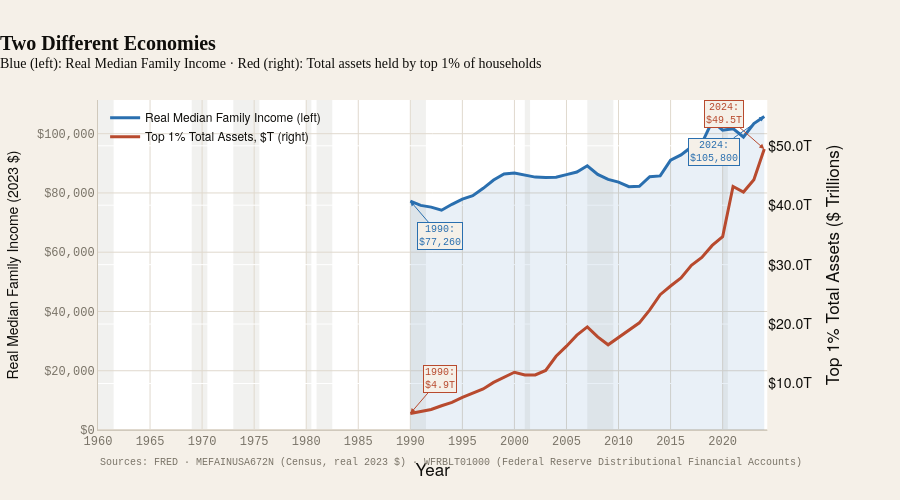

Source (notebook cell):
### Markdown cell above
---
## Visualization 4 — "Two Different Economies"
**Static dual-axis chart**

The most visceral single chart in Act II.
**Left axis**: Real median family income — the typical American household (2023 $).
**Right axis**: Total assets held by the top 1% — in *trillions* of dollars.

Both lines start in 1990 (the first year of Federal Reserve wealth data).
They tell completely different stories about the same economy.

> **The gut punch**: Between 1990 and 2024, real median family income rose from
> ~$63,000 to ~$105,000 — a meaningful gain. But top 1% total assets rose from
> $4.9 trillion to nearly $50 trillion. The scale of that accumulation is not just
> quantitatively different — it represents a fundamentally separate economic reality.

### Code cell
fig4 = make_subplots(specs=[[{'secondary_y': True}]])

# Align years where both series exist
both_years = sorted(set(top1_trillions.dropna().index) & set(income.index))

t1_vals  = [float(top1_trillions.loc[yr]) for yr in both_years]
inc_vals = [float(income.loc[yr]) for yr in both_years]

# ── Median income fill ────────────────────────────────────────
fig4.add_trace(go.Scatter(
    x=both_years, y=inc_vals,
    fill='tozeroy',
    fillcolor=C.blue_fill,
    line=dict(width=0),
    showlegend=False, hoverinfo='skip',
), secondary_y=False)

# ── Median income line ────────────────────────────────────────
fig4.add_trace(go.Scatter(
    x=both_years, y=inc_vals,
    name='Real Median Family Income (left)',
    mode='lines',
    line=dict(color=C.blue, width=3),
    hovertemplate='<b>Median Income</b> · %{x}<br>$%{y:,.0f}<extra></extra>',
), secondary_y=False)

# ── Top 1% assets line ────────────────────────────────────────
fig4.add_trace(go.Scatter(
    x=both_years, y=t1_vals,
    name='Top 1% Total Assets, $T (right)',
    mode='lines',
    line=dict(color=C.red, width=3),
    hovertemplate='<b>Top 1% Assets</b> · %{x}<br>$%{y:.1f}T<extra></extra>',
), secondary_y=True)

# ── Recession bands ───────────────────────────────────────────
add_recession_bands(fig4)

# ── Callout annotations ───────────────────────────────────────
yr_start = both_years[0]
yr_end   = both_years[-1]

fig4.add_annotation(
    x=yr_start,
    y=float(top1_trillions.loc[yr_start]),
    yref='y2',
    text=f'1990:<br>${float(top1_trillions.loc[yr_start]):.1f}T',
    showarrow=True, arrowhead=2, arrowcolor=C.red,
    font=dict(size=10, color=C.red, family=THEME['font_mono']),
    bgcolor=THEME['background'], bordercolor=C.red, borderwidth=1,
    ax=30, ay=-35,
)
fig4.add_annotation(
    x=yr_end,
    y=float(top1_trillions.loc[yr_end]),
    yref='y2',
    text=f'{yr_end}:<br>${float(top1_trillions.loc[yr_end]):.1f}T',
    showarrow=True, arrowhead=2, arrowcolor=C.red,
    font=dict(size=10, color=C.red, family=THEME['font_mono']),
    bgcolor=THEME['background'], bordercolor=C.red, borderwidth=1,
    ax=-40, ay=-35,
)
fig4.add_annotation(
    x=yr_start,
    y=float(income.loc[yr_start]),
    yref='y',
    text=f'1990:<br>${float(income.loc[yr_start]):,.0f}',
    showarrow=True, arrowhead=2, arrowcolor=C.blue,
    font=dict(size=10, color=C.blue, family=THEME['font_mono']),
    bgcolor=THEME['background'], bordercolor=C.blue, borderwidth=1,
    ax=30, ay=35,
)
fig4.add_annotation(
    x=yr_end,
    y=float(income.loc[yr_end]),
    yref='y',
    text=f'{yr_end}:<br>${float(income.loc[yr_end]):,.0f}',
    showarrow=True, arrowhead=2, arrowcolor=C.blue,
    font=dict(size=10, color=C.blue, family=THEME['font_mono']),
    bgcolor=THEME['background'], bordercolor=C.blue, borderwidth=1,
    ax=-50, ay=35,
)

apply_theme(fig4)

fig4.update_layout(
    title=dict(
        text='<b>Two Different Economies</b><br>'
             '<sup>Blue (left): Real Median Family Income · '
             'Red (right): Total assets held by top 1% of households</sup>',
        font=dict(size=THEME['font_size']['lg'], family=THEME['font']),
    ),
    xaxis=dict(title='Year', tickmode='linear', dtick=5),
    legend=dict(
        x=0.01, y=0.99, xanchor='left', yanchor='top',
    ),
    height=500,
    margin=dict(t=100, b=70, l=90, r=90),
)
fig4.update_yaxes(
    title_text='Real Median Family Income (2023 $)',
    tickformat='$,.0f',
    secondary_y=False,
)
fig4.update_yaxes(
    title_text='Top 1% Total Assets ($ Trillions)',
    tickformat='$.1f',
    ticksuffix='T',
    secondary_y=True,
)

watermark(fig4, 'Sources: FRED · MEFAINUSA672N (Census, real 2023 $) · '
                'WFRBLT01000 (Federal Reserve Distributional Financial Accounts)')
fig4.show()

inc_growth = ((income.loc[yr_end] / income.loc[yr_start]) - 1) * 100
t1_growth  = ((top1_trillions.loc[yr_end] / top1_trillions.loc[yr_start]) - 1) * 100
print(f"\n── 1990 → {yr_end} comparison ─────────────────────────────────────")
print(f"  Median family income  : +{inc_growth:.1f}%  (${income.loc[yr_start]:,.0f} → ${income.loc[yr_end]:,.0f})")
print(f"  Top 1% total assets   : +{t1_growth:.1f}%  (${top1_trillions.loc[yr_start]:.1f}T → ${top1_trillions.loc[yr_end]:.1f}T)")
print(f"  Assets grew {t1_growth/inc_growth:.1f}× faster than median income")

### Figure 1 — Plotly figure (JSON) as saved in the notebook; plotly's stock layout.template omitted (floating-point values rounded to 4 significant figures)
{"data": [{"fill": "tozeroy", "fillcolor": "rgba(42, 111, 175, 0.10)", "hoverinfo": "skip", "line": {"width": 0}, "showlegend": false, "type": "scatter", "x": [1990, 1991, 1992, 1993, 1994, 1995, 1996, 1997, 1998, 1999, 2000, 2001, 2002, 2003, 2004, 2005, 2006, 2007, 2008, 2009, 2010, 2011, 2012, 2013, 2014, 2015, 2016, 2017, 2018, 2019, 2020, 2021, 2022, 2023, 2024], "xaxis": "x", "y": [77260, 75790, 75220, 74170, 76170, 77920, 79070, 81560, 84380, 86370, 86740, 85960, 85350, 85230, 85320, 86190, 87060, 89170, 86250, 84580, 83640, 82110, 82230, 85470, 85760, 91060, 92830, 95520, 96730, 104200, 101200, 101700, 98870, 103400, 105800], "yaxis": "y"}, {"hovertemplate": "<b>Median Income</b> · %{x}<br>$%{y:,.0f}<extra></extra>", "line": {"color": "#2A6FAF", "width": 3}, "mode": "lines", "name": "Real Median Family Income (left)", "type": "scatter", "x": [1990, 1991, 1992, 1993, 1994, 1995, 1996, 1997, 1998, 1999, 2000, 2001, 2002, 2003, 2004, 2005, 2006, 2007, 2008, 2009, 2010, 2011, 2012, 2013, 2014, 2015, 2016, 2017, 2018, 2019, 2020, 2021, 2022, 2023, 2024], "xaxis": "x", "y": [77260, 75790, 75220, 74170, 76170, 77920, 79070, 81560, 84380, 86370, 86740, 85960, 85350, 85230, 85320, 86190, 87060, 89170, 86250, 84580, 83640, 82110, 82230, 85470, 85760, 91060, 92830, 95520, 96730, 104200, 101200, 101700, 98870, 103400, 105800], "yaxis": "y"}, {"hovertemplate": "<b>Top 1% Assets</b> · %{x}<br>$%{y:.1f}T<extra></extra>", "line": {"color": "#B84A2E", "width": 3}, "mode": "lines", "name": "Top 1% Total Assets, $T (right)", "type": "scatter", "x": [1990, 1991, 1992, 1993, 1994, 1995, 1996, 1997, 1998, 1999, 2000, 2001, 2002, 2003, 2004, 2005, 2006, 2007, 2008, 2009, 2010, 2011, 2012, 2013, 2014, 2015, 2016, 2017, 2018, 2019, 2020, 2021, 2022, 2023, 2024], "xaxis": "x", "y": [4.948, 5.344, 5.618, 6.253, 6.824, 7.674, 8.328, 9.078, 10.19, 11.07, 11.89, 11.43, 11.45, 12.19, 14.58, 16.28, 18.14, 19.52, 17.85, 16.51, 17.79, 18.95, 20.2, 22.38, 24.95, 26.4, 27.75, 29.89, 31.2, 33.23, 34.7, 43.15, 42.23, 44.29, 49.46], "yaxis": "y2"}], "layout": {"annotations": [{"arrowcolor": "#B84A2E", "arrowhead": 2, "ax": 30, "ay": -35, "bgcolor": "#F5F0E8", "bordercolor": "#B84A2E", "borderwidth": 1, "font": {"color": "#B84A2E", "family": "DM Mono, JetBrains Mono, Courier New, monospace", "size": 10}, "showarrow": true, "text": "1990:<br>$4.9T", "x": 1990, "y": 4.948, "yref": "y2"}, {"arrowcolor": "#B84A2E", "arrowhead": 2, "ax": -40, "ay": -35, "bgcolor": "#F5F0E8", "bordercolor": "#B84A2E", "borderwidth": 1, "font": {"color": "#B84A2E", "family": "DM Mono, JetBrains Mono, Courier New, monospace", "size": 10}, "showarrow": true, "text": "2024:<br>$49.5T", "x": 2024, "y": 49.46, "yref": "y2"}, {"arrowcolor": "#2A6FAF", "arrowhead": 2, "ax": 30, "ay": 35, "bgcolor": "#F5F0E8", "bordercolor": "#2A6FAF", "borderwidth": 1, "font": {"color": "#2A6FAF", "family": "DM Mono, JetBrains Mono, Courier New, monospace", "size": 10}, "showarrow": true, "text": "1990:<br>$77,260", "x": 1990, "y": 77260, "yref": "y"}, {"arrowcolor": "#2A6FAF", "arrowhead": 2, "ax": -50, "ay": 35, "bgcolor": "#F5F0E8", "bordercolor": "#2A6FAF", "borderwidth": 1, "font": {"color": "#2A6FAF", "family": "DM Mono, JetBrains Mono, Courier New, monospace", "size": 10}, "showarrow": true, "text": "2024:<br>$105,800", "x": 2024, "y": 105800, "yref": "y"}, {"align": "left", "font": {"color": "#7A7468", "family": "DM Mono, JetBrains Mono, Courier New, monospace", "size": 10}, "showarrow": false, "text": "Sources: FRED · MEFAINUSA672N (Census, real 2023 $) · WFRBLT01000 (Federal Reserve Distributional Financial Accounts)", "x": 0, "xref": "paper", "y": -0.12, "yref": "paper"}], "colorway": ["#2A6FAF", "#B84A2E", "#C8872A", "#2A7C6F", "#7B4FA6", "#C87028", "#7A7468"], "font": {"color": "#0F0E0B", "family": "DM Sans, Helvetica Neue, Arial, sans-serif", "size": 14}, "height": 500, "hoverlabel": {"bgcolor": "#FFFFFF", "bordercolor": "#D0C9BC", "font": {"color": "#0F0E0B", "family": "DM Sans, Helvetica Neue, Arial, sans-serif", "size": 12}}, "legend": {"bgcolor": "rgba(0,0,0,0)", "bordercolor": "rgba(0,0,0,0)", "font": {"color": "#0F0E0B", "family": "DM Sans, Helvetica Neue, Arial, sans-serif", "size": 12}, "x": 0.01, "xanchor": "left", "y": 0.99, "yanchor": "top"}, "margin": {"b": 70, "l": 90, "r": 90, "t": 100}, "paper_bgcolor": "#F5F0E8", "plot_bgcolor": "#FFFFFF", "shapes": [{"fillcolor": "rgba(122,116,104,0.10)", "layer": "below", "line": {"width": 0}, "type": "rect", "x0": 1960, "x1": 1962.0, "xref": "x", "y0": 0, "y1": 1, "yref": "y domain"}, {"fillcolor": "rgba(122,116,104,0.10)", "layer": "below", "line": {"width": 0}, "type": "rect", "x0": 1969, "x1": 1970.0, "xref": "x", "y0": 0, "y1": 1, "yref": "y domain"}, {"fillcolor": "rgba(122,116,104,0.10)", "layer": "below", "line": {"width": 0}, "type": "rect", "x0": 1973, "x1": 1976.0, "xref": "x", "y0": 0, "y1": 1, "yref": "y domain"}, {"fillcolor": "rgba(122,116,104,0.10)", "layer": "below", "line": {"width": 0}, "type": "rect", "x0": 1980, "x1": 1980.0, "xref": "x", "y0": 0, "y1": 1, "yref": "y domain"}, {"fillcolor": "rgba(122,116,104,0.10)", "layer": "below", "line": {"width": 0}, "type": "rect", "x0": 1981, "x1": 1982.0, "xref": "x", "y0": 0, "y1": 1, "yref": "y domain"}, {"fillcolor": "rgba(122,116,104,0.10)", "layer": "below", "line": {"width": 0}, "type": "rect", "x0": 1990, "x1": 1992.0, "xref": "x", "y0": 0, "y1": 1, "yref": "y domain"}, {"fillcolor": "rgba(122,116,104,0.10)", "layer": "below", "line": {"width": 0}, "type": "rect", "x0": 2001, "x1": 2002.0, "xref": "x", "y0": 0, "y1": 1, "yref": "y domain"}, {"fillcolor": "rgba(122,116,104,0.10)", "layer": "below", "line": {"width": 0}, "type": "rect", "x0": 2007, "x1": 2010.0, "xref": "x", "y0": 0, "y1": 1, "yref": "y domain"}, {"fillcolor": "rgba(122,116,104,0.10)", "layer": "below", "line": {"width": 0}, "type": "rect", "x0": 2020, "x1": 2020.0, "xref": "x", "y0": 0, "y1": 1, "yref": "y domain"}], "title": {"font": {"color": "#0F0E0B", "family": "Playfair Display, Georgia, serif", "size": 20}, "pad": {"l": 0}, "text": "<b>Two Different Economies</b><br><sup>Blue (left): Real Median Family Income · Red (right): Total assets held by top 1% of households</sup>", "x": 0, "xanchor": "left"}, "xaxis": {"anchor": "y", "domain": [0, 0.94], "dtick": 5, "gridcolor": "#E0D9CE", "linecolor": "#D0C9BC", "tickcolor": "#D0C9BC", "tickfont": {"color": "#7A7468", "family": "DM Mono, JetBrains Mono, Courier New, monospace", "size": 12}, "tickmode": "linear", "title": {"text": "Year"}, "zerolinecolor": "#E0D9CE"}, "yaxis": {"anchor": "x", "domain": [0, 1], "gridcolor": "#E0D9CE", "linecolor": "#D0C9BC", "tickcolor": "#D0C9BC", "tickfont": {"color": "#7A7468", "family": "DM Mono, JetBrains Mono, Courier New, monospace", "size": 12}, "tickformat": "$,.0f", "title": {"font": {"color": "#0F0E0B", "size": 14}, "text": "Real Median Family Income (2023 $)"}, "zerolinecolor": "#E0D9CE"}, "yaxis2": {"anchor": "x", "overlaying": "y", "side": "right", "tickformat": "$.1f", "ticksuffix": "T", "title": {"text": "Top 1% Total Assets ($ Trillions)"}}}}
